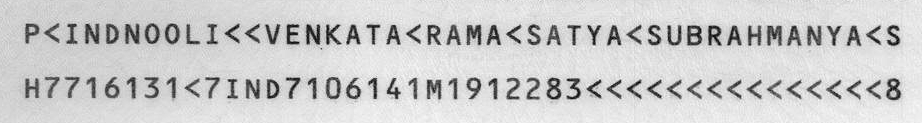
#> input picture hey.png, 922 x 123 px
$ python detect_mrz.py   (older library calls are emulated)
#> lines starting #> are read from the running program, lines starting #| are printed output that depends on the picture; after the words box and inside, x2 and y2 are one past the last pixel; in counts of white or black regions, pixels touching at a corner belong together
# USAGE
# python detect_mrz.py --images examples

# import the necessary packages
from imutils import paths
import numpy as np
import argparse
import imutils
import cv2

# construct the argument parse and parse the arguments
# ap = argparse.ArgumentParser()
# ap.add_argument("-i", "--images", required=True, help="path to images directory")
# args = vars(ap.parse_args())
img = ['hey.png']
# '/media/hellrazer/ezedox/pdf files/images/passport/image3.jpg'
# initialize a rectangular and square structuring kernel
rectKernel = cv2.getStructuringElement(cv2.MORPH_RECT, (13, 5))
sqKernel = cv2.getStructuringElement(cv2.MORPH_RECT, (21, 21))

# loop over the input image paths
# for imagePath in paths.list_images(args["images"]):
for imagePath in img:
    # load the image, resize it, and convert it to grayscale
    image = cv2.imread(imagePath)
#> image is the input picture: shape (123, 922, 3); min 0, max 255, mean 203.8
    image = imutils.resize(image, height=600)
#> image: shape (600, 4497, 3)
    gray = cv2.cvtColor(image, cv2.COLOR_BGR2GRAY)

    # smooth the image using a 3x3 Gaussian, then apply the blackhat
    # morphological operator to find dark regions on a light background
    gray = cv2.GaussianBlur(gray, (3, 3), 0)
    blackhat = cv2.morphologyEx(gray, cv2.MORPH_BLACKHAT, rectKernel)
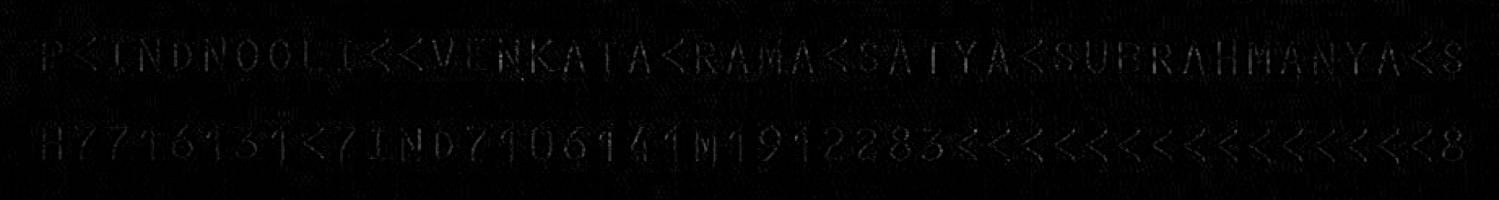
#> blackhat: shape (600, 4497) (shown at 1/3 size); min 0, max 127, mean 3

    # compute the Scharr gradient of the blackhat image and scale the
    # result into the range [0, 255]
    gradX = cv2.Sobel(blackhat, ddepth=cv2.CV_32F, dx=1, dy=0, ksize=-1)
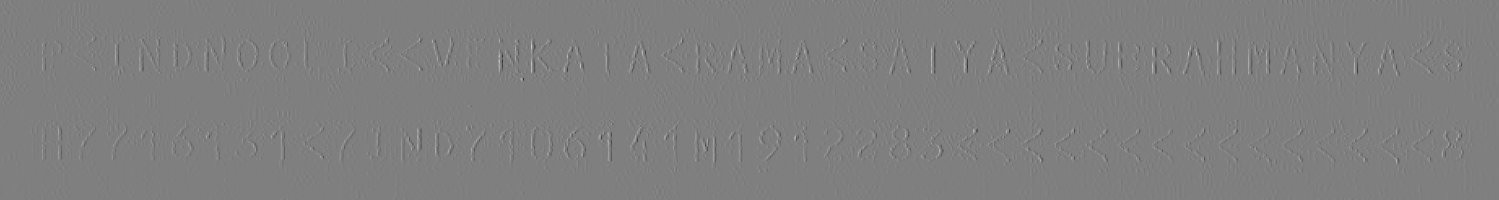
#> gradX: shape (600, 4497) float32 (shown at 1/3 size); min -1655, max 1649, mean 0; drawn with min black and max white
    gradX = np.absolute(gradX)
    (minVal, maxVal) = (np.min(gradX), np.max(gradX))
#> minVal = 0; maxVal = 1655
    gradX = (255 * ((gradX - minVal) / (maxVal - minVal))).astype("uint8")

    # apply a closing operation using the rectangular kernel to close
    # gaps in between letters -- then apply Otsu's thresholding method
    gradX = cv2.morphologyEx(gradX, cv2.MORPH_CLOSE, rectKernel)
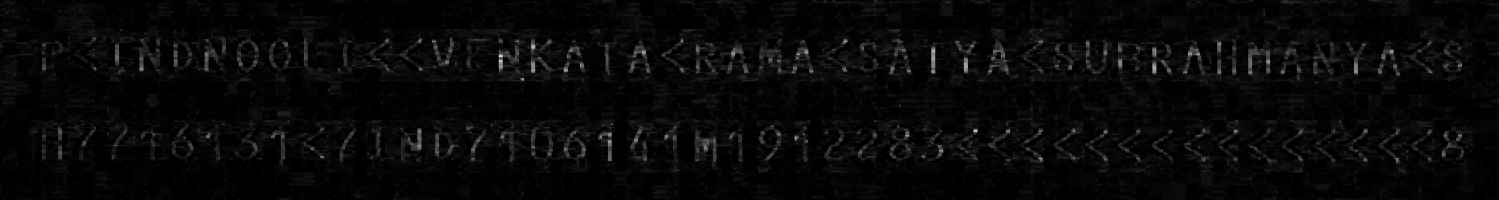
#> gradX: shape (600, 4497) (shown at 1/3 size); min 0, max 255, mean 8.3
    thresh = cv2.threshold(gradX, 0, 255, cv2.THRESH_BINARY | cv2.THRESH_OTSU)[1]
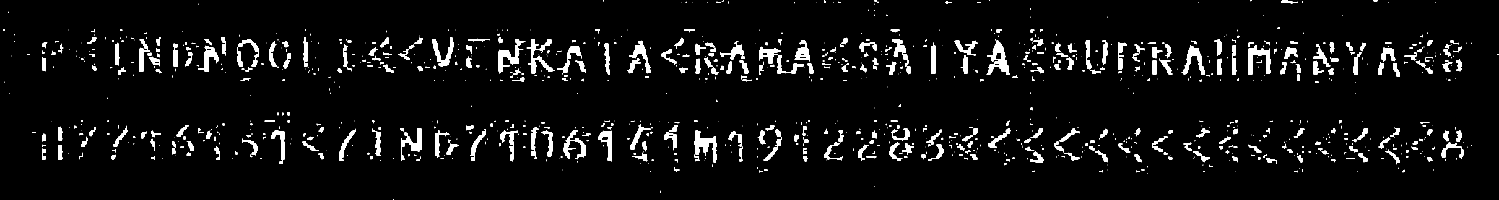
#> thresh: shape (600, 4497) (shown at 1/3 size); 4.8% white; 1062 white regions (563 under 20 px), largest, box (x1, y1, x2, y2) and area: (2960, 122, 3029, 225) 2819, (2083, 391, 2151, 489) 2694, (3744, 136, 3811, 225) 2629

    # perform another closing operation, this time using the square
    # kernel to close gaps between lines of the MRZ, then perform a
    # serieso of erosions to break apart connected components
    thresh = cv2.morphologyEx(thresh, cv2.MORPH_CLOSE, sqKernel)
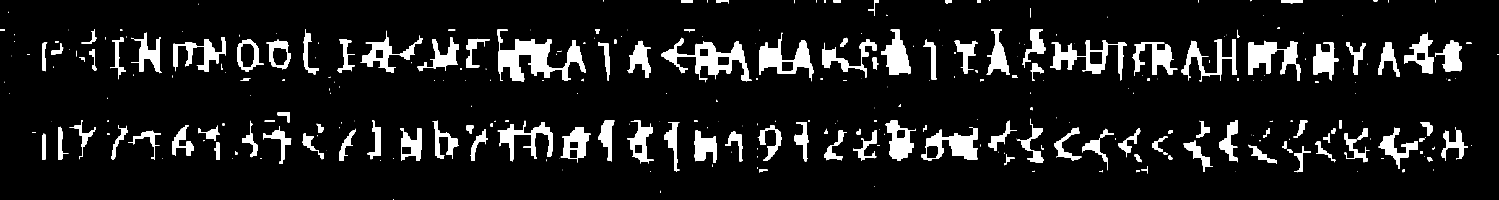
#> thresh: shape (600, 4497) (shown at 1/3 size); 9.3% white; 324 white regions (164 under 20 px), largest, box (x1, y1, x2, y2) and area: (1492, 89, 1756, 244) 15530, (1985, 113, 2254, 247) 10999, (3744, 122, 3903, 243) 8417
    thresh = cv2.erode(thresh, None, iterations=4)
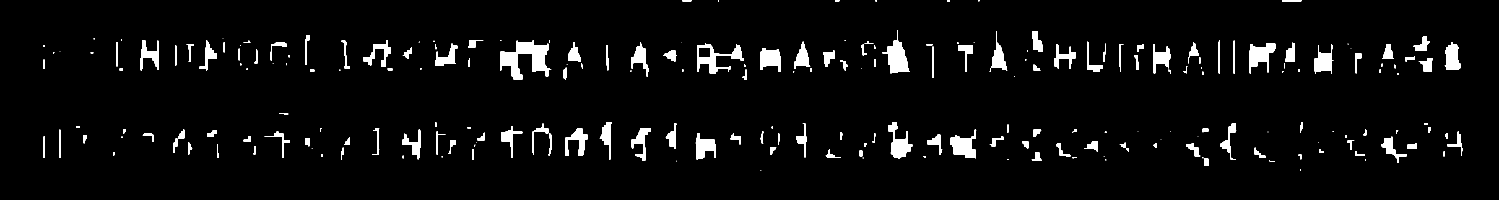
#> thresh: shape (600, 4497) (shown at 1/3 size); 4% white; 228 white regions (54 under 20 px), largest, box (x1, y1, x2, y2) and area: (1500, 121, 1654, 238) 8173, (2647, 92, 2729, 220) 4493, (2091, 131, 2231, 220) 4150

    # during thresholding, it's possible that border pixels were
    # included in the thresholding, so let's set 5% of the left and
    # right borders to zero
    p = int(image.shape[1] * 0.05)
#> p = 224
    thresh[:, 0:p] = 0
    thresh[:, image.shape[1] - p:] = 0
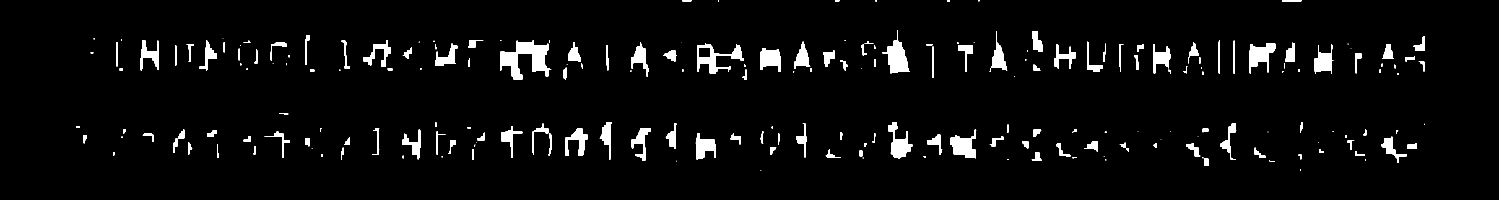
#> thresh: shape (600, 4497) (shown at 1/3 size); 3.8% white; 217 white regions (53 under 20 px)

    # find contours in the thresholded image and sort them by their
    # size
    cnts = cv2.findContours(thresh.copy(), cv2.RETR_EXTERNAL,
                            cv2.CHAIN_APPROX_SIMPLE)[-2]
#> cnts = 217 contours, 77 with area under 20; largest, box (x1, y1, x2, y2) and area: (1500, 121, 1654, 238) 7794, (2091, 131, 2231, 220) 4828, (2647, 92, 2729, 220) 4295, (3748, 131, 3826, 221) 3584, (2851, 389, 2929, 475) 3415
    cnts = sorted(cnts, key=cv2.contourArea, reverse=True)

    # loop over the contours
    for c in cnts:
        # compute the bounding box of the contour and use the contour to
        # compute the aspect ratio and coverage ratio of the bounding box
        # width to the width of the image
        (x, y, w, h) = cv2.boundingRect(c)
        ar = w / float(h)
        crWidth = w / float(gray.shape[1])

        # check to see if the aspect ratio and coverage width are within
        # acceptable criteria
        if ar > 5 and crWidth > 0.75:
            # pad the bounding box since we applied erosions and now need
            # to re-grow it
            pX = int((x + w) * 0.03)
            pY = int((y + h) * 0.03)
            (x, y) = (x - pX, y - pY)
            (w, h) = (w + (pX * 2), h + (pY * 2))

            # extract the ROI from the image and draw a bounding box
            # surrounding the MRZ
            roi = image[y:y + h, x:x + w].copy()
            cv2.rectangle(image, (x, y), (x + w, y + h), (0, 255, 0), 2)
            break
#> this loop made 217 passes
#> (x, y, w, h, ar, crWidth) on passes 1 to 3: (1500, 121, 154, 117, 1.32, 0.0342), (2091, 131, 140, 89, 1.57, 0.0311), (2647, 92, 82, 128, 0.641, 0.0182)

    # show the output images
    cv2.imshow("Image", image)
#> (the run stopped early here; a loop or call above may not have finished)
